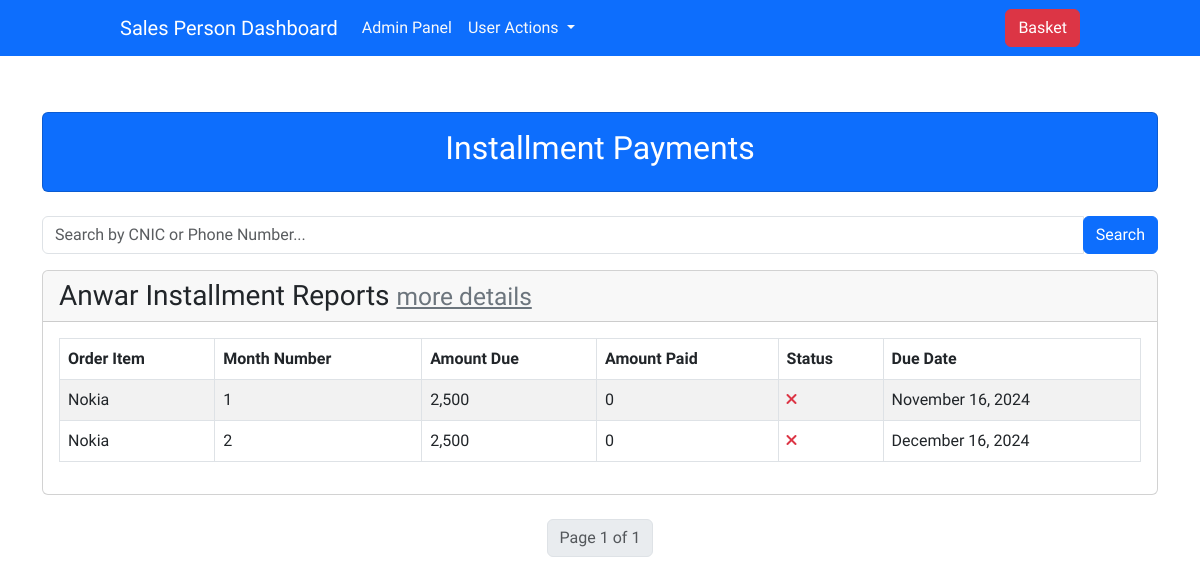
The app's page /order/total_bill/ (signed in), older data.
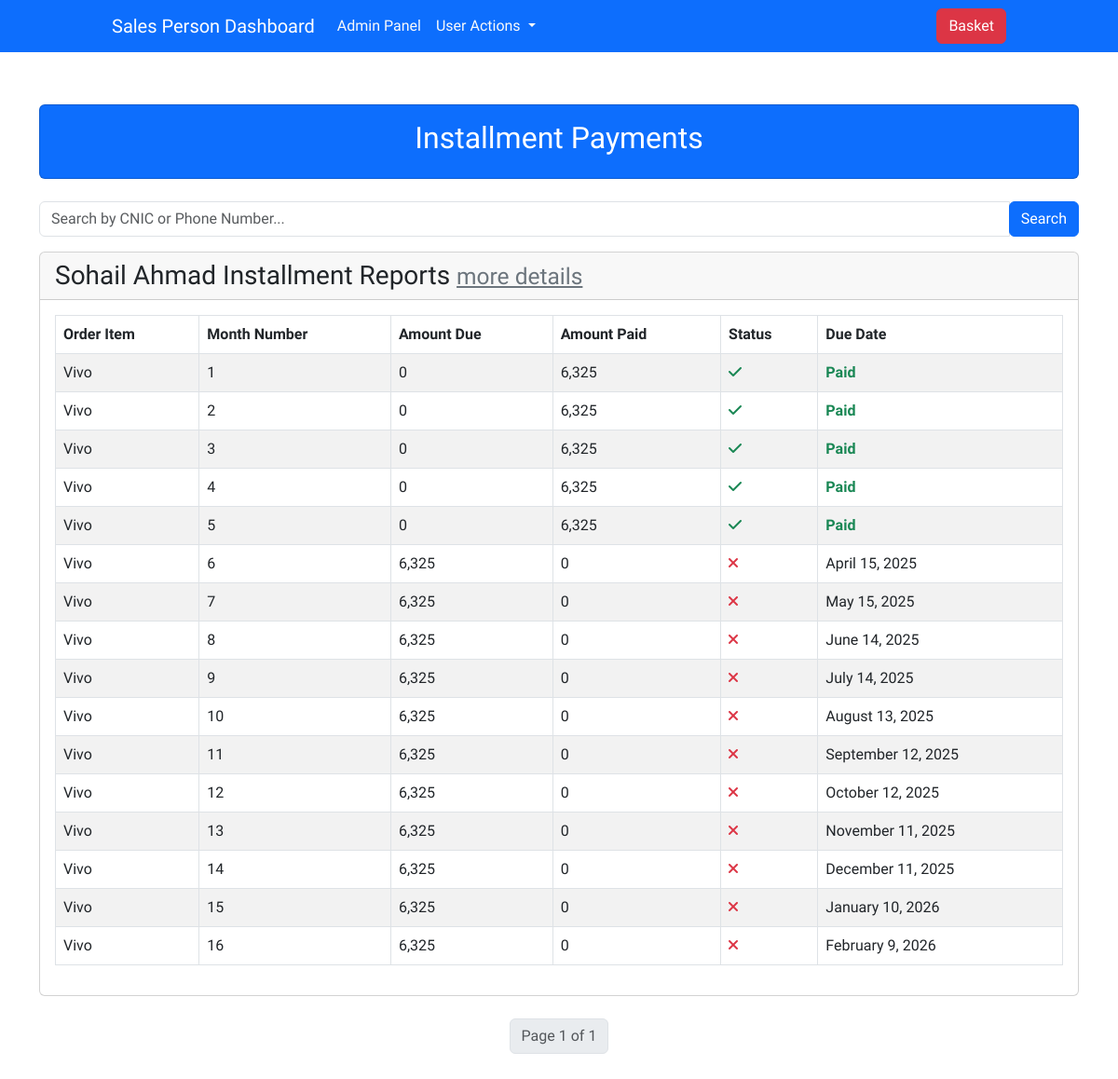
The same page, newer data.
### account/models.py (models this page shows, shortened)
class Customer(models.Model):
    first_name = models.CharField(max_length=50)
    last_name = models.CharField(max_length=50)
    email = models.EmailField(max_length=50)
    phone_number = models.CharField(max_length=15)
    address = models.TextField()
    cnic = models.CharField(max_length=15, unique=True)

### order/models.py (models this page shows, shortened)
class InstallmentPayment(models.Model):
    order_item = models.ForeignKey('OrderItem', related_name='installments', on_delete=models.CASCADE)
    customer = models.ForeignKey(Customer, on_delete=models.CASCADE, related_name='installments')
    month_number = models.PositiveIntegerField()
    amount_due = models.IntegerField()
    amount_paid = models.IntegerField(default=0)
    is_paid = models.BooleanField(default=False)
    balance = models.DecimalField(max_digits=10, decimal_places=2, default=0.00, null=True, blank=True)
    initial_amount_due = models.DecimalField(max_digits=10, decimal_places=2, editable=False)  # Track the original amount_due
    due_date = models.DateTimeField(null=True, blank=True)
    @property
    def balance(self):
        """Calculate the remaining balance for this installment."""
        balance = self.amount_due - self.amount_paid
        return balance + self.amount_paid

class OrderItem(models.Model):
    order = models.ForeignKey(Order, related_name='items', on_delete=models.CASCADE)
    customer = models.ForeignKey(Customer, on_delete=models.CASCADE, related_name='order_items')
    product = models.ForeignKey(Product, on_delete=models.SET_NULL, null=True)
    quantity = models.PositiveIntegerField(default=1)
    original_price = models.DecimalField(max_digits=10, decimal_places=2)
    installment_total_price = models.DecimalField(max_digits=10, decimal_places=2)

### products/models.py (models this page shows, shortened)
class Product(models.Model):
    name = models.CharField(max_length=100)
    photo = models.ImageField(upload_to='products_images')
    price = models.IntegerField()
    details = models.TextField()
    category = models.ForeignKey(Category, on_delete=models.CASCADE)
    date = models.DateTimeField(auto_now_add=True)
    inventory = models.IntegerField(default=1, validators=[MinValueValidator(0)])
    delivery_fee = models.IntegerField(default=290)
    down_payment_3_months = models.FloatField(default=30.0)
    down_payment_6_months = models.FloatField(default=20.0)
    down_payment_9_months = models.FloatField(default=15.0)
    down_payment_12_months = models.FloatField(default=10.0)
    fee_3_months = models.FloatField(default=10.0)
    fee_6_months = models.FloatField(default=15.0)
    fee_9_months = models.FloatField(default=20.0)
    fee_12_months = models.FloatField(default=30.0)

### order/views.py (the view)
# urls.py: path('total_bill/', views.total_bill_view, name='total_bill'),
@login_required(login_url='account:signin')
def total_bill_view(request):
    installments = InstallmentPayment.objects.all().order_by('customer')
    search_query = request.GET.get('search', '')
    clean_search_query = search_query.strip()
    clean_search_query = clean_search_query.replace("-", '')
    if clean_search_query:
        filters = Q(customer__cnic__icontains=clean_search_query) | Q(customer__phone_number__icontains=clean_search_query)
        installments = installments.filter(filters).order_by('customer')
    paginator = Paginator(installments, 38)
    page_number = request.GET.get('page')
    page_obj = paginator.get_page(page_number)
    grouped_installments = defaultdict(list)
    for installment in page_obj:
        grouped_installments[installment.customer].append(installment)
    return render(request, 'order/installmentpayment_list.html', {
        "grouped_installments": dict(grouped_installments),
        "page_obj": page_obj,
    })

### order/templates/order/installmentpayment_list.html (shortened to what this page needs)
{% extends "base.html" %}
{% load humanize %}
{% block content %}
<div class="container mt-4">
    <div class="card text-white bg-primary text-center mb-4">
        <div class="card-body">
            <h2 class="card-title">Installment Payments</h2>
        </div>
    </div>
    <form method="get" action="{% url 'order:total_bill' %}" class="form-inline mb-3">
        <div class="input-group">
            <input type="text" name="search" class="form-control" placeholder="Search by CNIC or Phone Number..." value="{{ request.GET.search }}">
            <div class="input-group-append">
                <button class="btn btn-primary" type="submit">Search</button>
            </div>
        </div>
    </form>
    {% if grouped_installments %}
        {% for customer, installments in grouped_installments.items %}
            <div class="card mb-4">
                <div class="card-header">
                    <h3 class="mb-0">
                        {% if customer.first_name or customer.last_name %}
                            {{ customer.first_name }} {{ customer.last_name }}
                        {% else %}
                            Unnamed Customer
                        {% endif %}
                        Installment Reports
                        <a href="{% url 'account:customer_detail' customer.id %}" class="text-secondary small ml-2">more details</a>
                    </h3>
                </div>
                <div class="card-body">
                    <table class="table table-striped table-bordered">
                        <thead class="thead-dark">
                            <tr>
                                <th>Order Item</th>
                                <th>Month Number</th>
                                <th>Amount Due</th>
                                <th>Amount Paid</th>
                                <th>Status</th>
                                <th>Due Date</th>
                            </tr>
                        </thead>
                        <tbody>
                            {% for installment in installments %}
                                <tr>
                                    <td>{{ installment.order_item.product.name }}</td>
                                    <td>{{ installment.month_number }}</td>
                                    <td>{{ installment.amount_due | intcomma:False }}</td>
                                    <td>{{ installment.amount_paid | intcomma:False }}</td>
                                    <td>
                                        {% if installment.is_paid %}
                                        <i class="fas fa-check text-success"></i>
                                        {% else %}
                                        <i class="fas fa-times text-danger"></i>
                                        {% endif %}
                                    </td>
                                    <td>
                                        {% if installment.is_paid %}
                                        <b>
                                            <span class=" text-success">Paid</span>
                                        </b>
                                        {% else %}
                                        {{ installment.due_date|date:"F j, Y" }}
                                        {% endif %}
                                    </td>
                                </tr>
                            {% empty %}
                                <tr>
                                    <td colspan="6" class="text-center">No installments found for this customer.</td>
                                </tr>
                            {% endfor %}
                        </tbody>
                    </table>
                </div>
            </div>
        {% endfor %}
        <nav aria-label="Page navigation">
            <ul class="pagination justify-content-center">
                <li class="page-item disabled">
                    <span class="page-link">Page {{ page_obj.number }} of {{ page_obj.paginator.num_pages }}</span>
                </li>
            </ul>
        </nav>
    {% else %}
        <p>No customers with installment payments found.</p>
    {% endif %}
</div>
{% endblock content %}

### templates/base.html (shortened to what this page needs)
{% load static %}
<!DOCTYPE html>
<html lang="en">
<head>
    <link rel="stylesheet" href="{% static 'CSS/style.css' %}">
    <link rel="stylesheet" href="https://cdnjs.cloudflare.com/ajax/libs/font-awesome/6.0.0-beta3/css/all.min.css">
    <link href="https://cdn.jsdelivr.net/npm/bootstrap@5.3.0-alpha1/dist/css/bootstrap.min.css" rel="stylesheet">
</head>
<body>
    <nav class="navbar navbar-expand-lg navbar-dark bg-primary">
        <div class="navbar-container d-flex justify-content-between align-items-center w-100">
            <a class="navbar-brand" href="{% url 'products:category_list' %}">Sales Person Dashboard</a>
            <div class="collapse navbar-collapse" id="navbarNav">
                <div class="navbar-nav">
                    {% if request.user.is_admin or request.path == '/account/signin/' %}
                    <a class="nav-link text-light" href="{% url 'admin:index' %}">Admin Panel</a>
                    {% endif %}
                    {% if not request.user.is_authenticated %}
                    <a class="nav-link text-light" href="{% url 'account:signin' %}">Sign In</a>
                    {% else %}
                    <div class="dropdown">
                        <a class="nav-link dropdown-toggle text-light" href="#" id="userDropdown" role="button" data-bs-toggle="dropdown" aria-expanded="false">
                            User Actions
                        </a>
                    </div>
                    {% endif %}
                </div>
                {% if request.user.is_authenticated %}
                <div class="ms-auto">
                    <a class="btn btn-danger" href="{% url 'cart:view' %}" data-bs-toggle="tooltip" data-bs-placement="bottom" title="View your basket">Basket</a>
                </div>
                {% endif %}
            </div>
        </div>
    </nav>
    {% block content %}
    {% endblock %}
</body>
</html>

### static/CSS/style.css (style rules this page uses)
:root { --color-red: hsl(14, 86%, 42%); --color-rose-50: hsl(20, 50%, 98%); --color-rose-100: hsl(13, 31%, 94%); --color-rose-300: hsl(14, 25%, 72%); --color-rose-500: hsl(12, 20%, 44%); --color-rose-900: hsl(14, 65%, 9%); --font-body: 'Red Hat Text', sans-serif; --font-size-body: 16px; --font-weight-normal: 400; --font-weight-medium: 600; --font-weight-bold: 700; }
* { font-family: var(--font-body); box-sizing: border-box; }
body { min-height: 100vh; margin: 0; padding: 0; font-size: var(--font-size-body); background-color: var(--color-rose-50); }
.container { padding: 2rem 2rem 5rem; }

### templates/base.html (style rules this page uses)
.navbar-container { max-width: 960px; margin: 0 auto; }

Row changes from the older to the newer data that the page shows:
removed Customer: first_name "Anwar"
removed InstallmentPayment: order_item.product.name "Nokia", month_number "1", amount_due "2,500", amount_paid "0", is_paid False (drawn), due_date "November 16, 2024", shown under "Anwar"
removed InstallmentPayment: order_item.product.name "Nokia", month_number "2", amount_due "2,500", amount_paid "0", is_paid False (drawn), due_date "December 16, 2024", shown under "Anwar"
added Customer: first_name "Sohail Ahmad"
added InstallmentPayment: order_item.product.name "Vivo", month_number "1", amount_due "0", amount_paid "6,325", is_paid True (drawn), shown under "Sohail Ahmad"
added InstallmentPayment: order_item.product.name "Vivo", month_number "2", amount_due "0", amount_paid "6,325", is_paid True (drawn), shown under "Sohail Ahmad"
added InstallmentPayment: order_item.product.name "Vivo", month_number "3", amount_due "0", amount_paid "6,325", is_paid True (drawn), shown under "Sohail Ahmad"
added InstallmentPayment: order_item.product.name "Vivo", month_number "4", amount_due "0", amount_paid "6,325", is_paid True (drawn), shown under "Sohail Ahmad"
added InstallmentPayment: order_item.product.name "Vivo", month_number "5", amount_due "0", amount_paid "6,325", is_paid True (drawn), shown under "Sohail Ahmad"
added InstallmentPayment: order_item.product.name "Vivo", month_number "6", amount_due "6,325", amount_paid "0", is_paid False (drawn), due_date "April 15, 2025", shown under "Sohail Ahmad"
added InstallmentPayment: order_item.product.name "Vivo", month_number "7", amount_due "6,325", amount_paid "0", is_paid False (drawn), due_date "May 15, 2025", shown under "Sohail Ahmad"
added InstallmentPayment: order_item.product.name "Vivo", month_number "8", amount_due "6,325", amount_paid "0", is_paid False (drawn), due_date "June 14, 2025", shown under "Sohail Ahmad"
added InstallmentPayment: order_item.product.name "Vivo", month_number "9", amount_due "6,325", amount_paid "0", is_paid False (drawn), due_date "July 14, 2025", shown under "Sohail Ahmad"
added InstallmentPayment: order_item.product.name "Vivo", month_number "10", amount_due "6,325", amount_paid "0", is_paid False (drawn), due_date "August 13, 2025", shown under "Sohail Ahmad"
added InstallmentPayment: order_item.product.name "Vivo", month_number "11", amount_due "6,325", amount_paid "0", is_paid False (drawn), due_date "September 12, 2025", shown under "Sohail Ahmad"
added InstallmentPayment: order_item.product.name "Vivo", month_number "12", amount_due "6,325", amount_paid "0", is_paid False (drawn), due_date "October 12, 2025", shown under "Sohail Ahmad"
added InstallmentPayment: order_item.product.name "Vivo", month_number "13", amount_due "6,325", amount_paid "0", is_paid False (drawn), due_date "November 11, 2025", shown under "Sohail Ahmad"
added InstallmentPayment: order_item.product.name "Vivo", month_number "14", amount_due "6,325", amount_paid "0", is_paid False (drawn), due_date "December 11, 2025", shown under "Sohail Ahmad"
added InstallmentPayment: order_item.product.name "Vivo", month_number "15", amount_due "6,325", amount_paid "0", is_paid False (drawn), due_date "January 10, 2026", shown under "Sohail Ahmad"
added InstallmentPayment: order_item.product.name "Vivo", month_number "16", amount_due "6,325", amount_paid "0", is_paid False (drawn), due_date "February 9, 2026", shown under "Sohail Ahmad"
